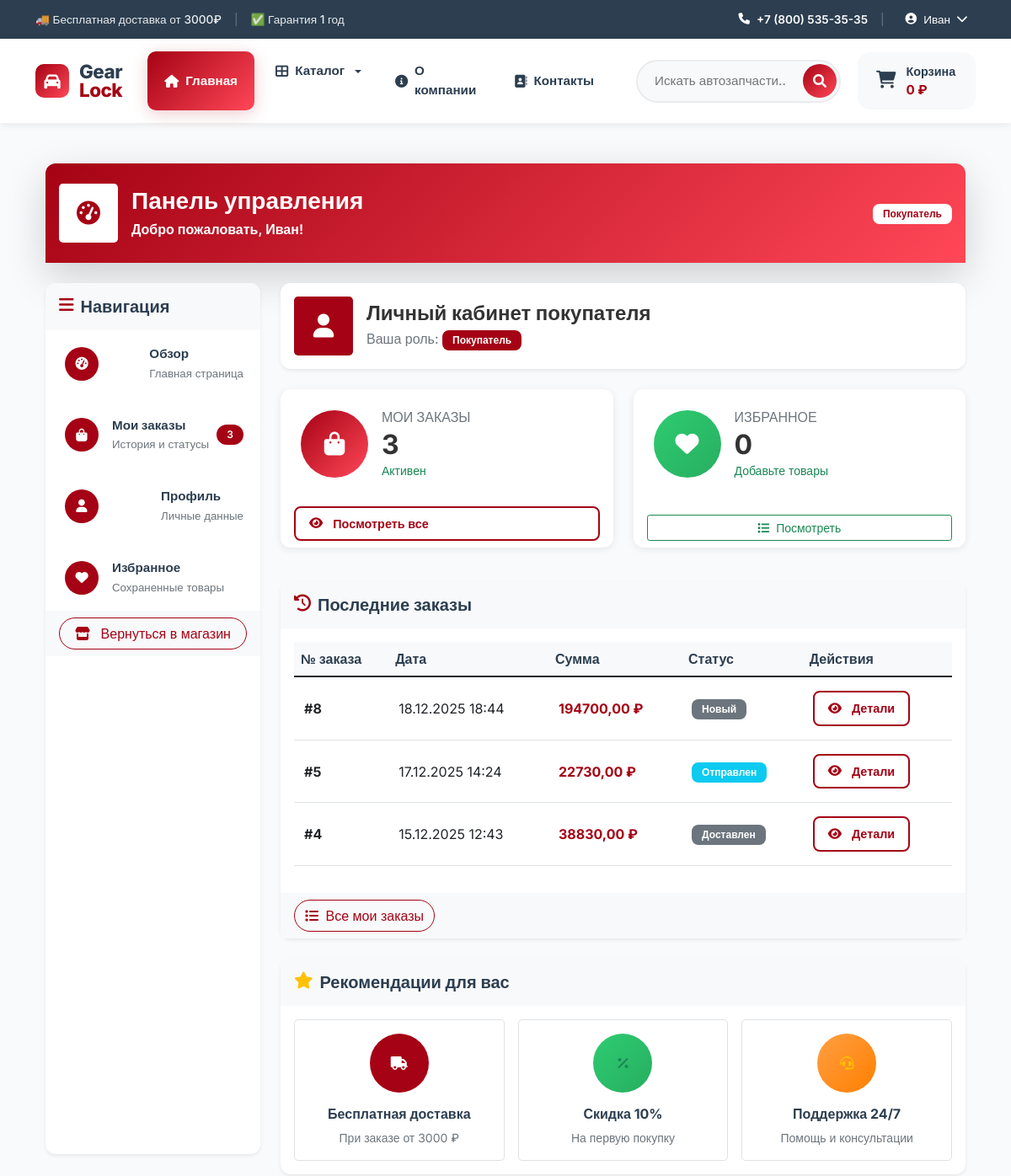
Before: /users/dashboard/ (signed in, upper part) with the older database file.
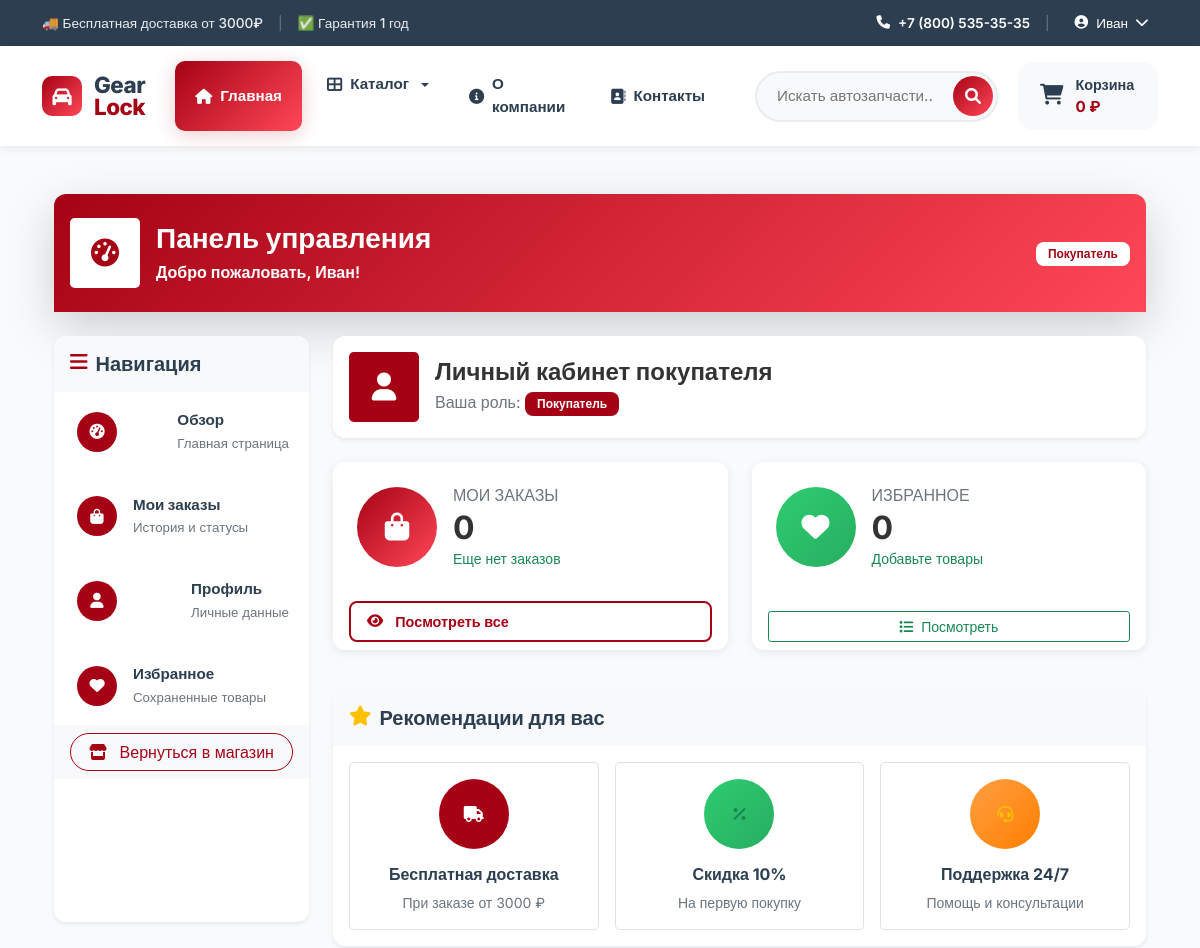
After: the same page with the newer database file.
### orders/models.py (models this page shows, shortened)
class Order(models.Model):
    STATUS_CHOICES = [
        ('new', 'Новый'),
        ('processing', 'В обработке'),
        ('shipped', 'Отправлен'),
        ('delivered', 'Доставлен'),
        ('cancelled', 'Отменен'),
    ]
    PAYMENT_CHOICES = [
        ('card', 'Карта онлайн'),
        ('cash', 'Наличные при получении'),
        ('bank', 'Банковский перевод'),
    ]
    user = models.ForeignKey(settings.AUTH_USER_MODEL,
                           on_delete=models.CASCADE,
                           related_name='orders', null=True, blank=True)
    email = models.EmailField('Email')
    phone = models.CharField('Телефон', max_length=20)
    first_name = models.CharField('Имя', max_length=100)
    last_name = models.CharField('Фамилия', max_length=100)
    address = models.TextField('Адрес доставки')
    city = models.CharField('Город', max_length=100)
    postal_code = models.CharField('Почтовый индекс', max_length=20)
    status = models.CharField('Статус', max_length=20,
                            choices=STATUS_CHOICES, default='new')
    payment_method = models.CharField('Способ оплаты', max_length=20,
                                    choices=PAYMENT_CHOICES)
    total_price = models.DecimalField('Общая сумма', max_digits=10,
                                    decimal_places=2)
    notes = models.TextField('Примечания', blank=True)
    created_at = models.DateTimeField('Дата создания', auto_now_add=True)
    updated_at = models.DateTimeField('Дата обновления', auto_now=True)
    class Meta:
        verbose_name = 'Заказ'
        verbose_name_plural = 'Заказы'
        ordering = ['-created_at']

### users/views.py (the view, shortened to what this page needs)
# urls.py: path('dashboard/', views.dashboard, name='dashboard'),
@login_required
def dashboard(request):
    context = {}
    user = request.user
    if user.role:
        is_customer = user.role.name == 'customer'
        is_manager = user.role.name == 'manager'
        is_content_manager = user.role.name == 'content_manager'
        is_admin = user.role.name == 'admin' or user.is_superuser
    else:
        is_customer = not user.is_staff and not user.is_superuser
        is_manager = user.is_staff and not user.is_superuser
        is_content_manager = user.is_staff and not user.is_superuser
        is_admin = user.is_superuser
    if is_customer:
        user_orders = Order.objects.filter(user=user)
        context['order_count'] = user_orders.count()
        context['recent_orders'] = user_orders.order_by('-created_at')[:5]
        context['user'] = user
        context['is_customer'] = True
    return render(request, 'users/dashboard.html', context)

### cart/cart.py (called while the page is built)
    def get_total_price(self):
        return sum(
            float(item['price']) * item['quantity']
            for item in self.cart.values()
        )

    def __len__(self):
        return sum(item['quantity'] for item in self.cart.values())

### cart/context_processors.py (called while the page is built)
def cart(request):
    return {'cart': Cart(request)}

### catalog/context_processors.py (called while the page is built)
def categories(request):
    main_categories = Category.objects.filter(
        parent__isnull=True
    ).exclude(
        slug=''
    ).exclude(
        slug__isnull=True
    ).prefetch_related('children').order_by('order', 'name')
    return {
        'categories': main_categories,
        'all_categories': Category.objects.exclude(slug='').exclude(slug__isnull=True)
    }

### users/models.py (called while the page is built)
    @property
    def is_customer(self):
        return self.role and self.role.name == 'customer'

    @property
    def is_manager(self):
        return self.role and self.role.name == 'manager'

    @property
    def is_content_manager(self):
        return self.role and self.role.name == 'content_manager'

    @property
    def is_admin_user(self):
        return self.role and self.role.name == 'admin'

### templates/users/dashboard.html (shortened to what the changed rows need)
{% extends 'base.html' %}
{% block content %}
<div class="container py-4">
    <div class="row mb-4">
        <div class="col-12">
            <div class="card border-0 shadow-lg">
                <div class="card-header bg-primary-gradient text-white py-4">
                    <div class="d-flex justify-content-between align-items-center">
                        <div class="d-flex align-items-center">
                            <div>
                                <h1 class="h3 fw-bold mb-1">Панель управления</h1>
                            </div>
                        </div>
                    </div>
                </div>
            </div>
        </div>
    </div>
    <div class="row">
        <div class="col-lg-3 mb-4">
            <div class="card border-0 shadow-sm h-100">
                <div class="list-group list-group-flush">
                    {% if user.is_customer %}
                        <a href="{% url 'orders:order_list' %}"
                           class="list-group-item list-group-item-action d-flex align-items-center">
                            <div class="icon-sm bg-primary bg-opacity-10  rounded-circle me-3">
                                <i class="fas fa-shopping-bag"></i>
                            </div>
                            <div class="flex-grow-1">
                                <div class="fw-bold">Мои заказы</div>
                                <small class="text-muted">История и статусы</small>
                            </div>
                            {% if order_count > 0 %}
                            <span class="badge bg-primary rounded-pill">{{ order_count }}</span>
                            {% endif %}
                        </a>
                    {% endif %}
                </div>
            </div>
        </div>
        <div class="col-lg-9">
            <div class="card border-0 shadow-sm mb-4">
                <div class="card-body">
                    <div class="d-flex align-items-center">
                        <div>
                            <h2 class="h4 fw-bold mb-1">
                                {% if user.is_customer %}
                                    Личный кабинет покупателя
                                {% elif user.is_manager %}
                                    Панель менеджера
                                {% elif user.is_content_manager %}
                                    Панель контент-менеджера
                                {% elif user.is_admin_user %}
                                    Панель администратора
                                {% endif %}
                            </h2>
                        </div>
                    </div>
                </div>
            </div>
            {% if user.is_customer %}
                <div class="row mb-4">
                    <div class="col-md-6 mb-3">
                        <div class="card border-0 shadow-hover h-100">
                            <div class="card-body p-4">
                                <div class="d-flex align-items-center">
                                    <div class="flex-shrink-0">
                                        <div class="icon-xl bg-primary-gradient text-white rounded-circle">
                                            <i class="fas fa-shopping-bag fs-3"></i>
                                        </div>
                                    </div>
                                    <div class="flex-grow-1 ms-3">
                                        <h6 class="text-muted text-uppercase mb-1">Мои заказы</h6>
                                        <h2 class="fw-bold mb-0">{{ order_count|default:"0" }}</h2>
                                        <small class="text-success">
                                            {% if recent_orders %}Активен{% else %}Еще нет заказов{% endif %}
                                        </small>
                                    </div>
                                </div>
                            </div>
                            <div class="card-footer bg-transparent border-0">
                                <a href="{% url 'orders:order_list' %}" class="btn btn-sm btn-outline-primary w-100">
                                    <i class="fas fa-eye me-1"></i> Посмотреть все
                                </a>
                            </div>
                        </div>
                    </div>
                    <div class="col-md-6 mb-3">
                        <div class="card border-0 shadow-hover h-100">
                            <div class="card-body p-4">
                                <div class="d-flex align-items-center">
                                    <div class="flex-shrink-0">
                                        <div class="icon-xl bg-success-gradient text-white rounded-circle">
                                            <i class="fas fa-heart fs-3"></i>
                                        </div>
                                    </div>
                                    <div class="flex-grow-1 ms-3">
                                        <h6 class="text-muted text-uppercase mb-1">Избранное</h6>
                                        <h2 class="fw-bold mb-0">{{ wishlist_count|default:"0" }}</h2>
                                        <small class="text-success">
                                            {% if wishlist_count %}Сохранили{% else %}Добавьте товары{% endif %}
                                        </small>
                                    </div>
                                </div>
                            </div>
                            <div class="card-footer bg-transparent border-0">
                                <a href="#" class="btn btn-sm btn-outline-success w-100">
                                    <i class="fas fa-list me-1"></i> Посмотреть
                                </a>
                            </div>
                        </div>
                    </div>
                </div>
                {% if recent_orders %}
                <div class="card border-0 shadow-sm mb-4">
                    <div class="card-header bg-light border-0 py-3">
                        <h5 class="fw-bold mb-0">
                            <i class="fas fa-history text-about me-2"></i>
                            Последние заказы
                        </h5>
                    </div>
                    <div class="card-body">
                        <div class="table-responsive">
                            <table class="table table-hover align-middle">
                                <thead class="table-light">
                                    <tr>
                                        <th class="border-0">№ заказа</th>
                                        <th class="border-0">Дата</th>
                                        <th class="border-0">Сумма</th>
                                        <th class="border-0">Статус</th>
                                        <th class="border-0">Действия</th>
                                    </tr>
                                </thead>
                                <tbody>
                                    {% for order in recent_orders %}
                                    <tr class="hover-row">
                                        <td class="fw-bold">#{{ order.id }}</td>
                                        <td>{{ order.created_at|date:"d.m.Y H:i" }}</td>
                                        <td class="fw-bold text-about">{{ order.total_price }} ₽</td>
                                        <td>
                                            <span class="badge
                                                {% if order.status == 'completed' %}bg-success
                                                {% elif order.status == 'processing' %}bg-primary
                                                {% elif order.status == 'shipped' %}bg-info
                                                {% elif order.status == 'cancelled' %}bg-danger
                                                {% else %}bg-secondary{% endif %}">
                                                {{ order.get_status_display }}
                                            </span>
                                        </td>
                                        <td>
                                            <a href="{% url 'orders:order_detail' order.id %}"
                                               class="btn btn-sm btn-outline-primary">
                                                <i class="fas fa-eye me-1"></i> Детали
                                            </a>
                                        </td>
                                    </tr>
                                    {% endfor %}
                                </tbody>
                            </table>
                        </div>
                    </div>
                    <div class="card-footer bg-light border-0">
                        <a href="{% url 'orders:order_list' %}" class="btn btn-outline-about">
                            <i class="fas fa-list me-1"></i> Все мои заказы
                        </a>
                    </div>
                </div>
                {% endif %}
                <div class="card border-0 shadow-sm">
                    <div class="card-header bg-light border-0 py-3">
                        <h5 class="fw-bold mb-0">
                            <i class="fas fa-star text-warning me-2"></i>
                            Рекомендации для вас
                        </h5>
                    </div>
                    <div class="card-body">
                        <div class="row g-3">
                            <div class="col-md-4">
                                <div class="text-center p-3 border rounded-3">
                                    <div class="icon-lg bg-primary bg-opacity-10 rounded-circle mb-3 mx-auto">
                                        <i class="fas fa-truck"></i>
                                    </div>
                                    <h6 class="fw-bold mb-2">Бесплатная доставка</h6>
                                    <p class="small text-muted mb-0">При заказе от 3000 ₽</p>
                                </div>
                            </div>
                            <div class="col-md-4">
                                <div class="text-center p-3 border rounded-3">
                                    <div class="icon-lg bg-success bg-opacity-10 text-success rounded-circle mb-3 mx-auto">
                                        <i class="fas fa-percentage"></i>
                                    </div>
                                    <h6 class="fw-bold mb-2">Скидка 10%</h6>
                                    <p class="small text-muted mb-0">На первую покупку</p>
                                </div>
                            </div>
                            <div class="col-md-4">
                                <div class="text-center p-3 border rounded-3">
                                    <div class="icon-lg bg-warning bg-opacity-10 text-warning rounded-circle mb-3 mx-auto">
                                        <i class="fas fa-headset"></i>
                                    </div>
                                    <h6 class="fw-bold mb-2">Поддержка 24/7</h6>
                                    <p class="small text-muted mb-0">Помощь и консультации</p>
                                </div>
                            </div>
                        </div>
                    </div>
                </div>
            {% endif %}
        </div>
    </div>
</div>
{% endblock %}

Changed rows visible on the page:
removed Order: id "8", created_at "18.12.2025 18:44", total_price "194700,00", status "Новый"
removed Order: id "5", created_at "17.12.2025 14:24", total_price "22730,00", status "Отправлен"
removed Order: id "4", created_at "15.12.2025 12:43", total_price "38830,00", status "Доставлен"
Other visible differences:
{{ order_count|default:"0" }}: "3" → "0"
{{ order_count }}: "3" → (not shown)
text no longer shown: "Активен Последние заказы № заказа Дата Сумма Статус Действия Все мои заказы"
text now shown: "Еще нет заказов"
